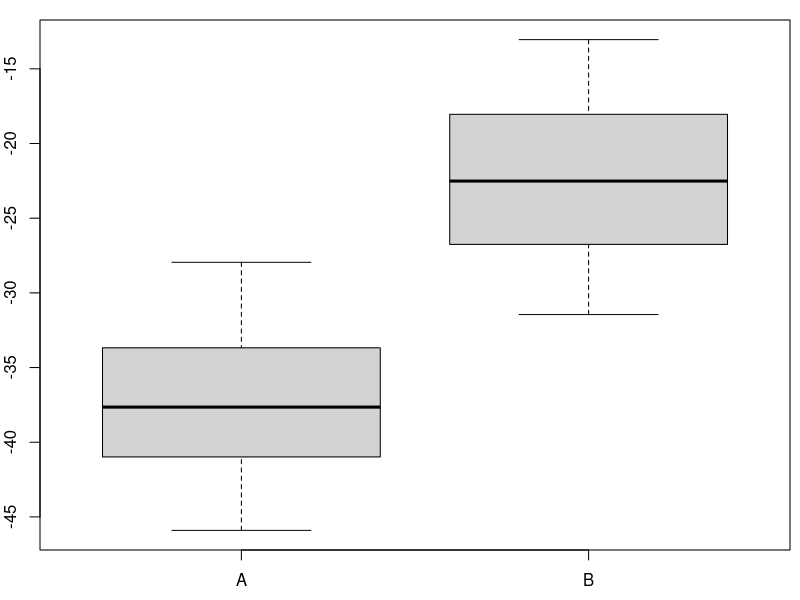

Here is the R script that generated this plot: (Note: this script raises an error after producing the figure.)
## ---- chunk 1
## convenience functions
SK <- function(x) diff(diff(fivenum(x)[2:4]))/diff(fivenum(x)[c(2, 4)])
trob <- function(a, b)
  (median(a) - median(b))/sqrt(var(a)/length(a) + var(b)/length(b))

## DATA GENERATION
## dgp for one sample
dgp <- function(location = 0, scale = 1, skewed = FALSE, outlier = NULL,
  n = 10, amount = 0.1)
{
  ## basic intervals from which equal amounts of observations are drawn
  qq <- if (skewed) c(0, 2, 2.2, 6, 10) else c(0, 3, 5, 7, 10)
  sim <- function(x) {
    rval <- NULL
    for(i in 1:(length(x)-1)) rval <- c(rval, runif(n, min = x[i], max = x[i+1]))
    rval <- jitter(rval, amount = amount)
    rval <- rval/4
    rval
  }
  ## draw under restrictions about IQR and SK
  rval <- sim(qq)
  if (skewed) {
    while(IQR(rval) > 1.15 | IQR(rval) < 0.85 | abs(SK(rval)) < 0.7) rval <- sim(qq)
  } else {
    while(IQR(rval) > 1.15 | IQR(rval) < 0.85 |abs(SK(rval)) > 0.15) rval <- sim(qq)
  }

  ## raw values (location = 0, scale = 1)
  rval <- rval - ifelse(skewed, 0.55, 1.25)

  ## add outliers
  rval <- c(rval, outlier)
  
  ## scale and shift
  rval <- rval * scale + location

  return(rval)
}

## generate random parameters for dgp()
scale <- sample(c(1, sample(c(1, 3), 1))) * runif(1, min = 0.5, max = 10) * sample(c(-1, 1), 1)
location <- sample(c(0, sample(c(0, 2), 1))) * scale + runif(1, min = -50, max = 50)
skewed <- if (runif(1) < 2/3) c(FALSE, FALSE) else sample(c(TRUE, sample(c(TRUE, FALSE), 1)))
if (runif(1) < 2/3) {
  outlier <- list(NULL, NULL)
} else {
  if (any(skewed)) {
    outlier <- if (skewed[1]) -sign(scale[1]) * runif(sample(1:2, 1), min = 3, max = 4) else NULL
    outlier <- c(list(outlier), if (skewed[2])
      list(-sign(scale[1]) * runif(sample((0:1 + !skewed[1]), 1), min = 3, max = 4)) else list(NULL))
  } else {
    outlier <- runif(sample(1:3, 1), min = 3, max = 4)
    outlier <- outlier * sample(c(-1, 1), length(outlier), replace = TRUE)
    id <- sample(1:length(outlier), sample(1:length(outlier), 1))
    outlier1 <- outlier[id]
    outlier2 <- outlier[-id]
    outlier <- list(if(length(outlier1) > 0) outlier1 else NULL,
      if (length(outlier2) > 0) outlier2 else NULL)
  }
}

## call dgp under certain constrains
A <- dgp(location = location[1], scale = scale[1], skewed = skewed[1], outlier = outlier[[1]],
  n = sample(8:12, 1))
B <- dgp(location = location[2], scale = scale[2], skewed = skewed[2], outlier = outlier[[2]],
  n = sample(8:12, 1))
while((length(unique(location)) < 2 & abs(trob(A, B)) > 0.4) | (abs(SK(A)) > 0.15 & abs(SK(A)) < 0.7) | (abs(SK(B)) > 0.15 & abs(SK(B)) < 0.7)) {
  A <- dgp(location = location[1], scale = scale[1], skewed = skewed[1], outlier = outlier[[1]],
    n = sample(8:12, 1))
  B <- dgp(location = location[2], scale = scale[2], skewed = skewed[2], outlier = outlier[[2]],
    n = sample(8:12, 1))
}
SK_A <- ifelse(abs(SK(A)) < 0.2, "simétrica", ifelse(SK(A) >= 0.2, "assimétrica à direita", "assimétrica à esquerda"))
SK_B <- ifelse(abs(SK(B)) < 0.2, "simétrica", ifelse(SK(B) >= 0.2, "assimétrica à direita", "assimétrica à esquerda"))

## QUESTION/ANSWER GENERATION
questions <- character(5)
solutions <- logical(5)
explanations <- character(5)

questions[1] <- "A localização de ambas as distribuições é aproximadamente a mesma."
solutions[1] <- abs(trob(A, B)) < 0.5
explanations[1] <- if (solutions[1]) "Ambas as distribuições têm um local semelhante." else
  paste("Distribuição ", c("A", "B")[(median(A) < median(B)) + 1],
    " tem em média valores superiores aos da distribuição ", 
    c("A", "B")[(median(A) >= median(B)) + 1], ".", sep = "")

outlier <- length(unlist(outlier)) > 0
questions[2] <- "Ambas as distribuições não contêm outliers."
solutions[2] <- !outlier
explanations[2] <- if (solutions[2])
  "Ambas as distribuições não têm observações que se desviam mais de 1,5 vezes a faixa interquartil da caixa." else "Existem observações que se desviam mais de 1,5 vezes a faixa interquartil da mediana."

questions[3] <- "A extensão na amostra A é claramente maior que em B."
solutions[3] <- IQR(A)/IQR(B) > 1.5
explanations[3] <- paste("A faixa interquartil na amostra A",
  ifelse(solutions[3], "é", "_não_ é"), "claramente maior do que em B.")

questions[4] <- "A assimetria  de ambas as amostras é semelhante."
solutions[4] <- SK_A == SK_B
explanations[4] <- if (solutions[4]) paste("A assimetria de ambas as distribuições é semelhante, ambas são",
    ifelse(abs(SK(A)) < 0.2, "simétricas.", ifelse(SK(A) >= 0.2, "assimétrica à direita.", "assimétrica à esquerda."))) else
    paste("A assimetria de ambas as distribuições é diferente. A amostra A é",
    ifelse(abs(SK(A)) < 0.2, "simétrica.", ifelse(SK(A) >= 0.2, "assimétrica à direita.", "assimétrica à esquerda.")),
    "A amostra B é", ifelse(abs(SK(B)) < 0.2, "simétrica.", ifelse(SK(B) >= 0.2, "assimétrica à direita.", "assimétrica à esquerda.")))

i <- sample(1:2, 1)
j <- sample(1:3, 1)
questions[5] <- paste("Distribuição ", c("A", "B")[i], " é ", 
                      c("simétrica", "assimétrica à direita", "assimétrica à esquerda")[j], ".", sep = "")
SK_i <- SK(list(A, B)[[i]])
solutions[5] <- switch(j, abs(SK_i) < 0.2,
                       SK_i >= 0.2,
                       SK_i <= -0.2)
explanations[5] <- paste("Distribuição ", c("A", "B")[i], " is ",
                         ifelse(abs(SK_i) < 0.2, "simétrica.", 
                                ifelse(SK_i >= 0.2, "assimétrica à direita.", "assimétrica à esquerda.")))
## ---- chunk 2
par(mar = c(2.5, 2, 1, 0.5))
dat <- data.frame(y = c(A, B), x = factor(rep(c("A", "B"), c(length(A), length(B)))))
boxplot(y ~ x, data = dat, xlab = "", ylab = "")
## ---- chunk 3
answerlist(questions, markup = "markdown")
## ---- chunk 4
answerlist(ifelse(solutions, "Verdadeiro", "Falso"), explanations, markup = "markdown")
